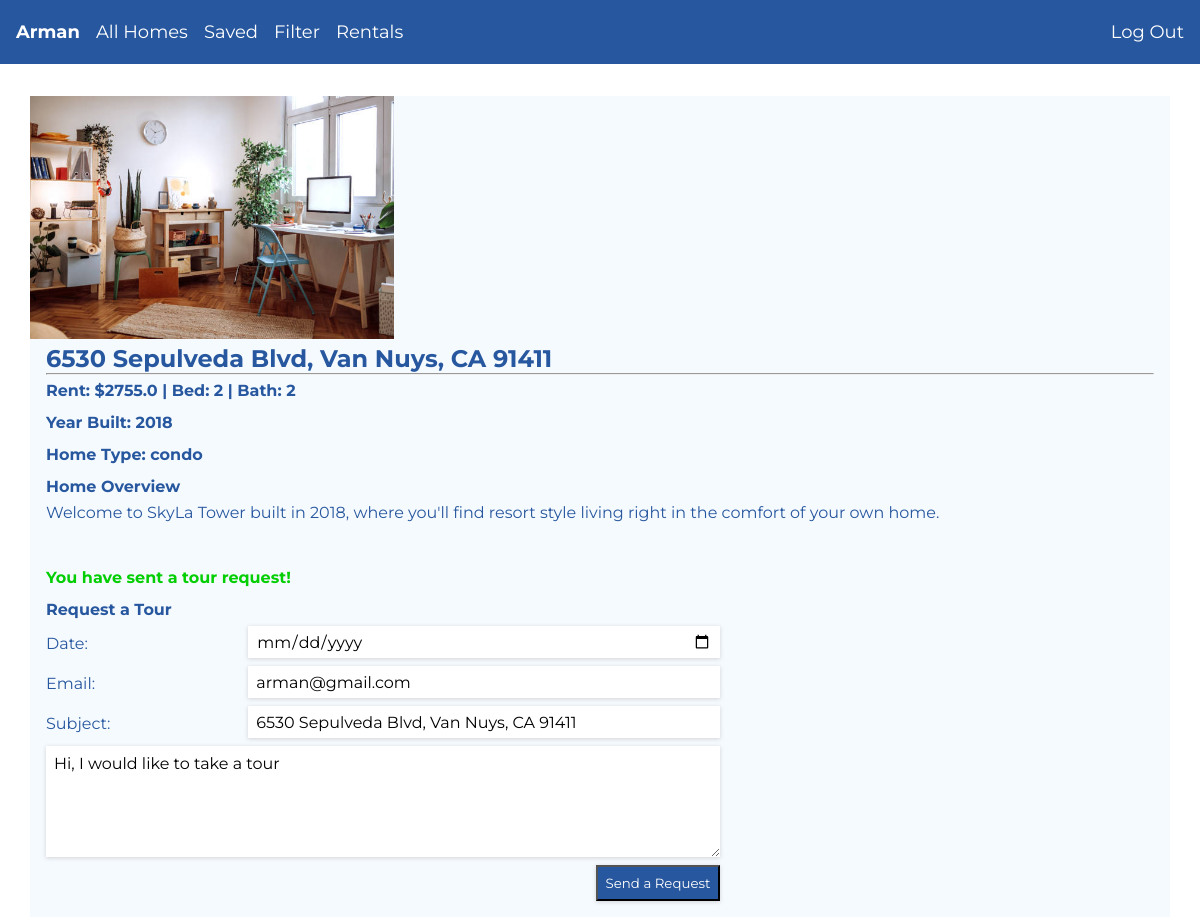
Page /18 (signed in) on the committed database.
### my_app/models.py (models this page shows, shortened)
class User(AbstractUser):
    pass

class Listing(models.Model):
    home_type = models.ForeignKey(Property, on_delete=models.CASCADE, null=True, blank=True, related_name="listings")
    description = models.TextField(null=True, blank=True)
    address = models.CharField(max_length=100)
    lot = models.FloatField(blank=True, null=True)
    long = models.FloatField(blank=True, null=True)
    price = models.FloatField(max_length=100, null=True, blank=True)
    bed = models.IntegerField(null=True, blank=True)
    bath = models.IntegerField(null=True, blank=True)
    year_built = models.IntegerField(null=True, blank=True)
    image = models.ImageField(upload_to="images/", null=True, blank=True)
    owner = models.ForeignKey(User, on_delete=models.CASCADE, related_name="listings" )
    saved = models.ManyToManyField(User, blank=True, related_name="saved")

class Property(models.Model):
    home_type_name = models.CharField(max_length=100)
    def __str__(self):
        return self.home_type_name

### my_app/views.py (the view, shortened to what this page needs)
# urls.py: path("<int:listing_id>", views.listing_details, name="listing-details"),
@cache_control(no_cache=True, must_revalidate=True, no_store=True)
def listing_details(request, listing_id):
    try:
        if not request.user.is_authenticated:
            return HttpResponseRedirect(reverse("login"))
        listing = Listing.objects.get(id=listing_id)
        tour_requests = TourRequest.objects.filter(recipients=request.user, listing=listing).order_by('date')
        is_request_sent = [i for i in listing.tour_requests.all() if request.user == i.sender]
        return render(request, "my_app/listing-details.html", {
            "listing": listing,
            "tour_requests": tour_requests,
            "is_request_sent": is_request_sent
        })
    except:
        return render(request, "my_app/listing-details.html", {
            "message": "Sorry could not fetch data!"
        })

### my_app/templates/my_app/listing-details.html (shortened to what this page needs)
{% extends "my_app/layout.html" %}
{% block body %}
<section class="listing-details-container">
    {% if message %}
    <p>{{ message }}</p>
    {% else %}
    <div class="listing-details-img">{% if listing.image %}
        <img src="{{ listing.image.url }}" alt="home">
        {% else %}
        <img src="https://www.seekpng.com/png/detail/339-3392184_home-icons-blue-home-icon-blue-png.png" alt="home">
        {% endif %}
    </div>
    <div id='map2' data-lot="{{ listing.lot }}" data-long="{{ listing.long }}">
    </div>
    <div class="listing-details-content">
        <div>
            <h2>{{ listing.address }}</h2>
            <hr>
        </div>
        <div>
            <h4>Rent: ${{ listing.price }} | Bed: {{ listing.bed }} | Bath: {{ listing.bath }}</h4>
            <h4>Year Built: {{ listing.year_built }}</h4>
            <h4>Home Type: {{ listing.home_type }}</h4>
        </div>
        <div>
            <h4>Home Overview</h4>
            <p>{{ listing.description }}</p>
        </div>
    </div>
    <div class="listing-request-wrapper">
        {% if listing.owner != request.user %}
        {% if is_request_sent %}
        <h4 style="color: rgb(2, 206, 2);">You have sent a tour request!</h4>
        {% endif %}
        <h4>Request a Tour</h4>
        <form id="request-form" action="{% url 'listing-details' listing.id %}" method="post">
            <div>
                <label for="date">Date: </label>
                <input type="date" name="date" id="date" required>
            </div>
            <div>
                <label for="email">Email: </label>
                <input type="email" name="email" id="email" value="{{ user.email }}" required>
            </div>
            <div>
                <label for="subject">Subject: </label>
                <input type="text" name="subject" id="address" value="{{ listing.address }}" required>
            </div>
            <div>
                <textarea name="body" cols="30" rows="5" required>Hi, I would like to take a tour </textarea>
            </div>
            <div><button class="request-btn" type="submit">Send a Request</button></div>
        </form>
            {% endif %}
        </div>
    </div>
    {% endif %}
{% endblock %}

### my_app/templates/my_app/layout.html (shortened to what this page needs)
{% load static %}
<!DOCTYPE html>
<html lang="en">
<head>
    <link href='https://api.mapbox.com/mapbox-gl-js/v2.13.0/mapbox-gl.css' rel='stylesheet' />
    <link href="{% static 'my_app/styles.css' %}" rel="stylesheet">
</head>
<body>
    <div class="navbar">
        {% if user.is_authenticated %}
        <b><a class="link" href="{% url 'index' %}">{{ user }}</a></b>
        <div class="dropdown">
            <a class="link" href="{% url 'reset' %}">All Homes</a>
        </div>
        <div class="dropdown">
            <a class="link" href="{% url 'saved' %}">Saved</a>
        </div>
        <div class="dropdown">
            <button class="link">Filter</button>
        </div>
        <div class="dropdown">
            <button class="link">Rentals</button>
        </div>
        <div class="log-out dropdown"><a class="link" href="{% url 'logout' %}">Log Out</a></div>
        {% else %}
        <div><a class="link" href="{% url 'login' %}">Log In</a></div>
        <div><a class="link" href="{% url 'register' %}">Register</a></div>
        {% endif %}
    </div>
    <div class="body">
        {% block body %}
        {% endblock %}
</body>
</html>

### my_app/static/my_app/styles.css (style rules this page uses)
* { margin: 0; padding: 0; box-sizing: border-box; text-decoration: none; list-style-type: none; outline: none; font-family: "Montserrat", sans-serif; }
:root { --color-primary: #27579e; --color-secondary: #f5faff; --box-shadow: 0 1px 4px rgba(194, 194, 194, 0.7); }
body { background-color: white; }
.body { margin-top: 4rem; }
.navbar { position: fixed; z-index: 100; top: 0; width: 100%; height: 4rem; background-color: var(--color-primary); display: flex; align-items: center; padding-left: 1rem; gap: 1rem; }
.link-mobile, .link { background: none; border: none; text-decoration: none; color: white; font-family: inherit; font-size: large; cursor: pointer; }
.log-out { margin-left: auto; margin-right: 1rem; }
.listing-details-container { display: grid; grid-template-columns: repeat(3, 1fr); gap: 1.5rem; grid-auto-rows: minmax(10rem, auto); width: 95%; color: var(--color-primary); background-color: var(--color-secondary); margin: auto; position: relative; top: 2rem; }
#map2 { height: 100%; grid-column: 2/4; grid-row: 1; }
.listing-details-img { grid-column: 1; grid-row: 1/3; }
.listing-details-img img { width: 100%; }
.listing-details-content { grid-column: 2/4; grid-row: 2; padding: 1rem; }
.listing-details-container h4 { line-height: 2; }
.listing-request-wrapper { grid-column: 1/4; grid-row: 3; padding-left: 1rem; }
#request-form { width: 60%; }
#request-form div { display: flex; justify-content: space-between; width: 100%; }
#request-form textarea { width: 100%; border: none; margin-bottom: 0.5rem; padding: 0.5rem; box-shadow: var(--box-shadow); font-size: 1rem; }
#request-form input { width: 70%; border: none; height: 2rem; margin-bottom: 0.5rem; padding: 0.5rem; box-shadow: var(--box-shadow); font-size: 1rem; }
#request-form label { padding: 0.5rem 0; }
.request-btn { color: white; background-color: var(--color-primary); padding: 0.5rem; margin-bottom: 1rem; margin-left: auto; box-shadow: var(--box-shadow); cursor: pointer; }
@media (max-width: 1400px) { .listing-details-content { grid-column: 1/4; grid-row: 2; } }
@media (max-width: 1400px) { .listing-details-container { grid-auto-rows: minmax(17rem, auto); } }
@media (max-width: 1200px) { .listing-details-container { grid-auto-rows: minmax(13rem, auto); } }

### rows in the picture
User: username "Arman", email "arman@gmail.com"
Listing: image (picture), address "6530 Sepulveda Blvd, Van Nuys, CA 91411", price "2755.0", bed "2", bath "2", year_built "2018", home_type "condo", description "Welcome to SkyLa Tower built in 2018, where you'll find resort style living right in the comfort of your own home.", subject "6530 Sepulveda Blvd, Van Nuys, CA 91411"
